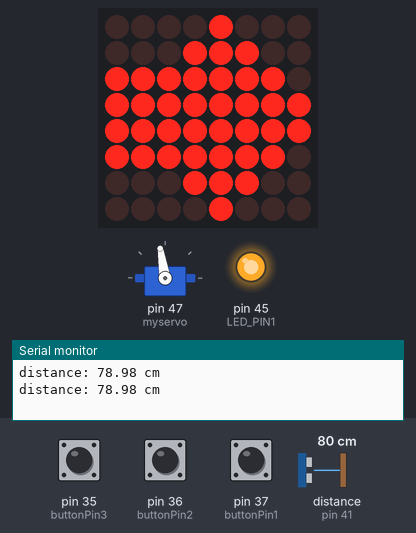
A sketch run on a simulated Arduino Mega 2560, built with avr-gcc and run on an emulated ATmega2560. Shown: servo, 8×8 LED matrix, output pins drawn as LEDs (lit = HIGH), the last lines printed to the serial monitor. Wiring (inferred from the names in the program): ultrasonic range finder: trigger pin 42; echo pin 41. The inputs (shaded band) are chosen by the test bench; at power-on: pin 35 (buttonPin3) HIGH, distance to the obstacle (sensor on pin 41) 80 cm, pin 37 (buttonPin1) HIGH, pin 36 (buttonPin2) HIGH. The echo pulse lasts 58.3 µs per cm; pins used as bus, display or sensor lines are not drawn.

Above: at 1.7 s.
1.8 s: pin 35 (buttonPin3) pulled LOW for 0.55 s
At 2.6 s:
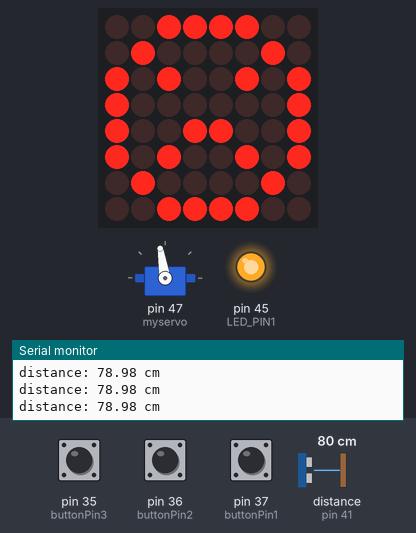
At 3.78 s:
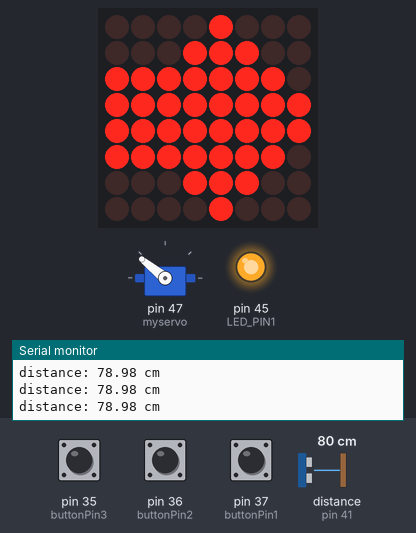
3.8 s: distance to the obstacle (sensor on pin 41) set to 96 cm
5.4 s: distance to the obstacle (sensor on pin 41) set to 106 cm
At 7.1 s:
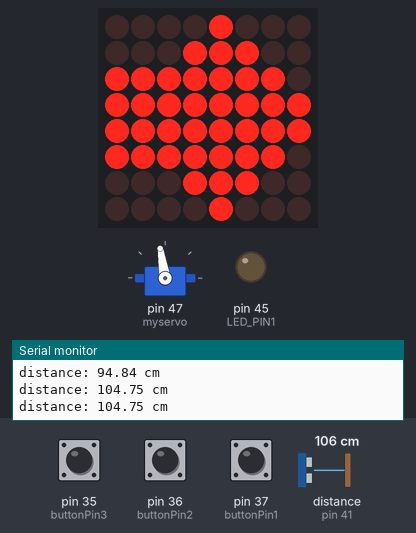
8.7 s: pin 35 (buttonPin3) pulled LOW for 1 s
At 9.8 s:
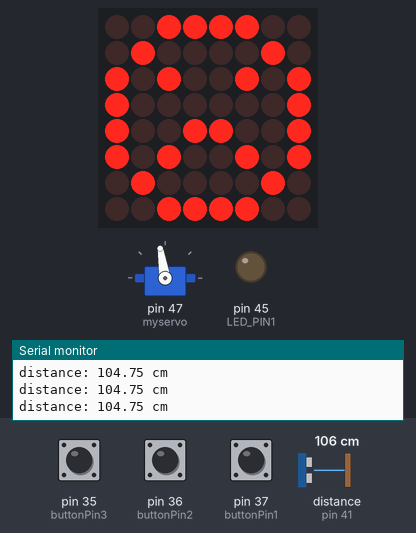
11.2 s: pin 35 (buttonPin3) pulled LOW for 3.2 s
15.9 s: pin 37 (buttonPin1) pulled LOW for 1 s
Timing chart, 0 to 21.9 s (numbered marks = the images above; inputs shaded):
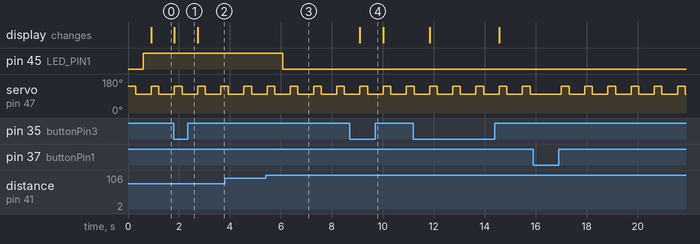

The sketch:

AlienCommunicator.ino
```cpp
//////////////////////////////////
// Alien Communication EG110 Project
// Date: November 1, 2024
// Author by: Kenyang Lual
//////////////////////////////////

#include <LedControl.h>
#include <Servo.h>

Servo myservo;

// Pin settings
const int buttonPin1 = 37; // Button for Happy
const int buttonPin2 = 36; // Button for Sad
const int buttonPin3 = 35; // Button for Arrow

const int TRIG_PIN = 42; // Arduino pin connected to Ultrasonic Sensor's TRIG pin
const int ECHO_PIN = 41; // Arduino pin connected to Ultrasonic Sensor's ECHO pin

const int LED_PIN1 = 45; // Arduino pin connected to LED RED
const int LED_PIN2 = 44; // Arduino pin connected to another LED YELLOW
const int LED_PIN3 = 43; // Arduino pin connected to another LED GREEN

int pos = 0;

// Variables will change:
float duration_us, distance_cm;

#define DIN 40 // Data In pin for the DotMatrix
#define CS 39   // Changed to avoid conflict with LED_PIN
#define CLK 38 // Clock pin for the DotMatrix


// Define the emoji patterns
byte smile[8] = {0x3C, 0x42, 0xA5, 0x81, 0xA5, 0x99, 0x42, 0x3C}; // Smiley face
byte sad[8] = {0x3C, 0x42, 0xA5, 0x81, 0x99, 0xA5, 0x42, 0x3C};   // Sad face
byte arrow[8] = {0x08, 0x1C, 0xFE, 0xFF, 0xFF, 0xFE, 0x1C, 0x08}; // Arrow

// Initialize the LED matrix from the library
LedControl lc = LedControl(DIN, CLK, CS, 1);

void setup() {
  // Set button pins as input with resistors
  pinMode(buttonPin1, INPUT_PULLUP);
  pinMode(buttonPin2, INPUT_PULLUP);
  pinMode(buttonPin3, INPUT_PULLUP);

  myservo.attach(47 );  // attaches the servo on pin 34 to the Servo object

  lc.shutdown(0, false); // Wake up the DotMatrix
  lc.setIntensity(0, 8); // Set brightness level (0 is min, 15 is max)
  lc.clearDisplay(0);    // Clear display

  Serial.begin(9600);         // Initialize serial port
  pinMode(TRIG_PIN, OUTPUT);  // Set Arduino pin to output mode
  pinMode(ECHO_PIN, INPUT);   // Set Arduino pin to input mode
  pinMode(LED_PIN1, OUTPUT);  // Set Arduino pin to output mode


}

void motionSensor() {
  // Generate 10-microsecond pulse to TRIG pin
  digitalWrite(TRIG_PIN, HIGH);
  delayMicroseconds(10);
  digitalWrite(TRIG_PIN, LOW);

  // Measure duration of pulse from ECHO pin
  duration_us = pulseIn(ECHO_PIN, HIGH);
  // Calculate the distance
  distance_cm = 0.017 * duration_us;

  if (distance_cm < 100) {
    digitalWrite(LED_PIN1, HIGH); // Turn on LED
    digitalWrite(LED_PIN2, LOW);  // Turn off LED
    digitalWrite(LED_PIN3, LOW);  // Turn off LED
  }
   if (distance_cm > 100 && distance_cm < 200) {
    digitalWrite(LED_PIN1, LOW);  // Turn off LED
    digitalWrite(LED_PIN2, HIGH); // Turn on LED
    digitalWrite(LED_PIN3, LOW);  // Turn off LED
   }
  if (distance_cm > 200) {
    digitalWrite(LED_PIN1, LOW);  // Turn off LED
    digitalWrite(LED_PIN2, LOW);  // Turn off LED
    digitalWrite(LED_PIN3, HIGH); // Turn on LED
  }


  // Print the value to Serial Monitor
  Serial.print("distance: ");
  Serial.print(distance_cm);
  Serial.println(" cm");

  delay(300);
}

void displayEmoji(byte emoji[]) {
  // Send the emoji pattern to the matrix
  for (int row = 0; row < 8; row++) {
    lc.setRow(0, row, emoji[row]); // Display each row of the emoji
  }
}
void loop() {

  if  (digitalRead(buttonPin1) == HIGH) {
  for (pos = 100; pos <= 140; pos += 1); { // goes from 0 degrees to 180 degrees
    // in steps of 1 degree
    myservo.write(pos);              // tell servo to go to position in variable 'pos'
    delay(300);                       // waits 15 ms for the servo to reach the position
  }
  for (pos = 140; pos >= 100; pos -= 1); { // goes from 180 degrees to 0 degrees
    myservo.write(pos);              // tell servo to go to position in variable 'pos'
    delay(300);                       // waits 15 ms for the servo to reach the position
  }
  }

  motionSensor();

  // Check if the first button is pressed
  if (digitalRead(buttonPin1) == HIGH) { // If Button 1 is pressed
    displayEmoji(smile); // Display the smiley face
  }
  // Check if the second button is pressed
  if (digitalRead(buttonPin2) == HIGH) { // If Button 2 is pressed
    displayEmoji(sad); // Display the sad face

  }
  // Check if the third button is pressed
  if (digitalRead(buttonPin3) == HIGH) { // If Button 3 is pressed
    displayEmoji(arrow); // Display the arrow
  }
}
```

Measured:
- the behaviour switches between 101 and 102 cm on distance to the obstacle (sensor on pin 41) (found by bisection; images 2 and 3)
- after the input at 1.8 s, the display: changes at once (image 1)
- after the input at 5.4 s, pin 45 (LED_PIN1): HIGH → LOW after 0.67 s
- after the input at 8.7 s, the display: changes after 0.40 s (image 4)
- by itself, servo on pin 47 (myservo): alternates 141° for 0.30 s and 99° for 0.61 s
